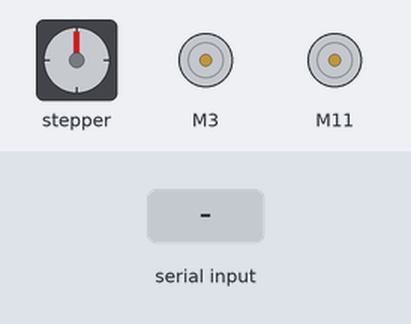
This sketch was run on a simulated Arduino Uno, built with avr-gcc and run on an emulated ATmega328P. On the bench: stepper motor, 2 × DC motor (green arrow = forward, orange = backward, longer = faster). The test bench sets the inputs (shaded band). Stepper angles assume 1600 steps per turn.

Above: at 1.2 s.
1.3 s: "1,90\n" received over Serial
At 4.1 s:
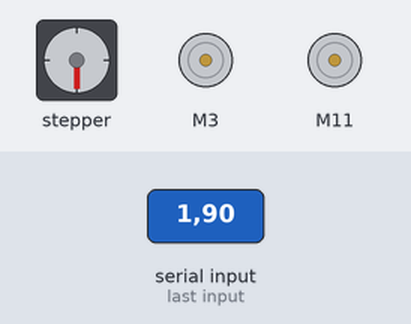
4.3 s: "0\n" received over Serial
5.8 s: "1\n" received over Serial
At 6.44 s:
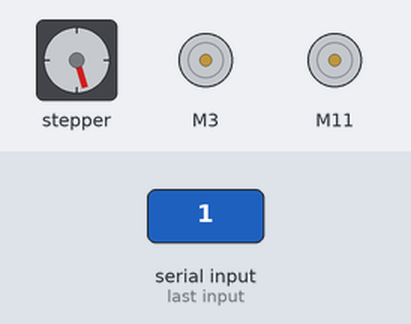
8.8 s: "1,90,45\n" received over Serial
At 9.44 s:
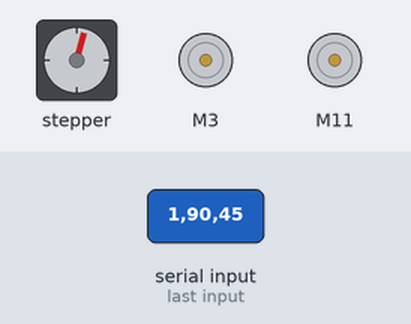
Timing chart, 0 to 12.8 s (numbered marks = the images above; inputs shaded):
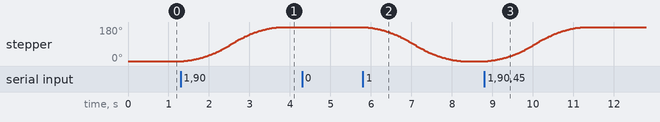

The sketch:

Chassis_Motor_Firmware.ino
```cpp
#include "CytronMotorDriver.h"
#include "AccelStepper.h"
#define dirPin 8
#define stepPin 9
#define motorInterfaceType 1

CytronMD left(PWM_DIR, 3, 4);
CytronMD right(PWM_DIR, 11, 12);
AccelStepper stepper = AccelStepper(motorInterfaceType, stepPin, dirPin);

float WHEEL_DIST = 0.576501;
float lin_vel;
float ang_vel;
float max_vel = 0.272;

float steps_per_rev = 1600;
float steps_per_deg = steps_per_rev / 360;
float gear_ratio = 4;

char buffer[30] = {0};
int code = 0;
float angle = 0;

void setup() {
  Serial.begin(115200);

  stepper.setCurrentPosition(0);
  stepper.setMaxSpeed(1000);
  stepper.setAcceleration(500);
}

void loop() {
  while (Serial.available())
  {
    byte m = Serial.readBytesUntil('\n', buffer, 30);
    buffer[m] = '\0';

    int code = atoi(strtok(buffer, ","));

    //Serial.println(code);
    if (code == 0)
    {
      lin_vel = atof(strtok(NULL,","));
      ang_vel = atof(strtok(NULL, ","));

      float right_speed = (ang_vel * WHEEL_DIST) / 2 + lin_vel;
      float left_speed = lin_vel*2 - right_speed;

      if (right_speed > max_vel)
      {
        right_speed = max_vel;
      }

      if (left_speed > max_vel)
      {
        left_speed = max_vel;
      }

      if (left_speed < 0)
      {
        left_speed = map(left_speed, -max_vel, 0, -255, 0);
      }
      else
      {
        left_speed = map(left_speed, 0, max_vel, 0 , 255);
      }

      if (right_speed < 0)
      {
        right_speed = map(right_speed, -max_vel, 0, -255, 0);
      }
      else
      {
        right_speed = map(right_speed, 0, max_vel, 0, 255);
      }

      //if (left_speed < 0.01 && right_speed < 0.01)
      //{
        //left_speed = 0;
        //right_speed = 0;
      //}

      left.setSpeed((int) left_speed);
      right.setSpeed((int) right_speed);

    }

    else if (code == 1)
    {
      angle = atof(strtok(NULL, ","));
      //Serial.println(angle);
      int pos = floor(angle * steps_per_deg * gear_ratio * 0.5);
      stepper.moveTo(pos);
      //Serial.println(pos);
      stepper.runToPosition();
    }
  }
}

float map(float x, float in_min, float in_max, float out_min, float out_max) {
  return (x - in_min) * (out_max - out_min) / (in_max - in_min) + out_min;
}
```

Measured:
- after the input at 1.3 s, stepper: turns 180° clockwise in 2.4 s, starting after 0.08 s
- after the input at 5.8 s, stepper: turns 180° counter-clockwise in 2.4 s, starting at once
- after the input at 8.8 s, stepper: turns 180° clockwise in 2.4 s, starting after 0.08 s
